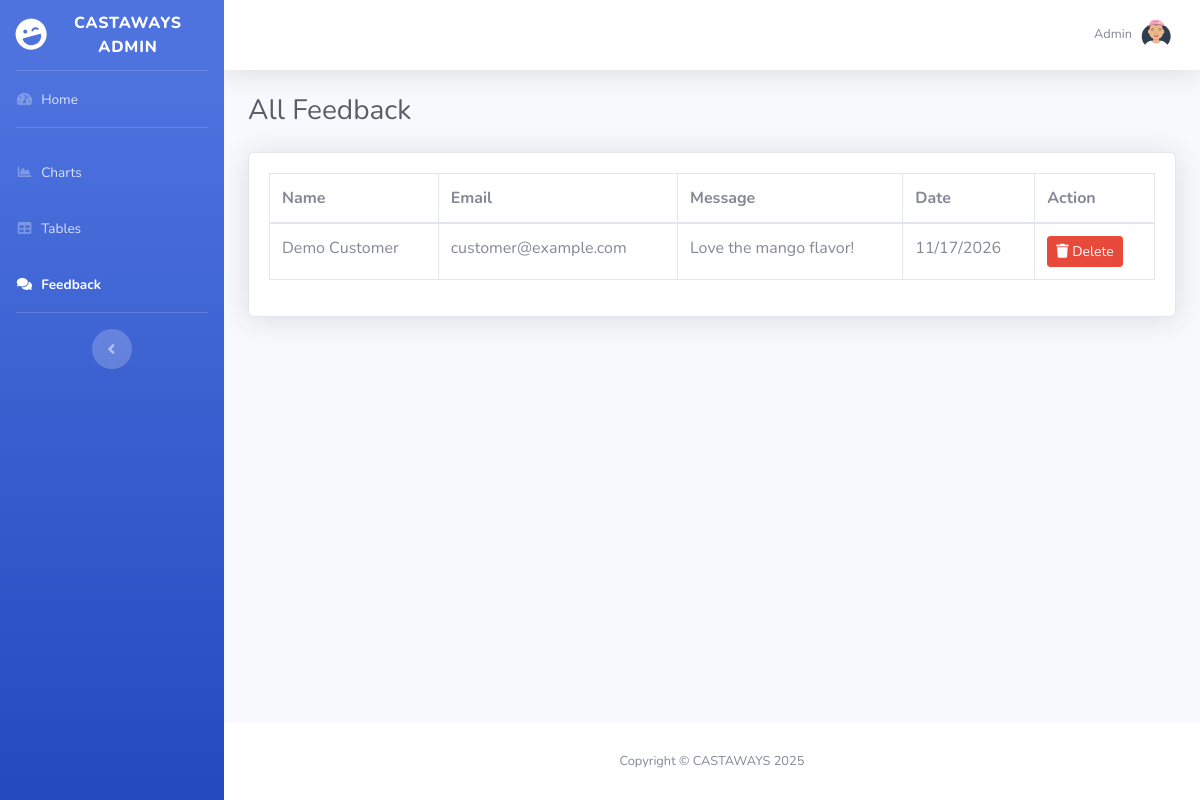
Page /all_feedback on the committed database.
### tables this page shows
CREATE TABLE feedback (
            id INTEGER PRIMARY KEY AUTOINCREMENT,
            name TEXT,
            email TEXT,
            message TEXT,
            created_at TIMESTAMP DEFAULT CURRENT_TIMESTAMP
        , is_read INTEGER DEFAULT 0);

### views.py (the view)
@views.route('/all_feedback')
def all_feedback():
    db_path = os.path.join(os.path.dirname(__file__), 'castawaysv2.db')
    feedback = []
    if os.path.exists(db_path):
        try:
            conn = sqlite3.connect(db_path)
            conn.row_factory = sqlite3.Row
            cur = conn.cursor()
            cur.execute("SELECT name FROM sqlite_master WHERE type='table' AND name='feedback'")
            if cur.fetchone():
                cur.execute("SELECT id, name, email, message, created_at, is_read FROM feedback ORDER BY created_at DESC")
                feedback = cur.fetchall()
            conn.close()
        except Exception:
            feedback = []
    return render_template('all_feedback.html', feedback=feedback)

### templates/all_feedback.html (shortened to what this page needs)
<!DOCTYPE html>
<html lang="en">
<head>
    <link href="{{ url_for('static', filename='vendor/fontawesome-free/css/all.min.css') }}" rel="stylesheet" type="text/css">
    <link href="{{ url_for('static', filename='css/sb-admin-2.min.css') }}" rel="stylesheet">
</head>
<body id="page-top" style="height: 100vh;">
    <div id="wrapper" style="min-height: 100vh; display: flex;">
        <ul class="navbar-nav bg-gradient-primary sidebar sidebar-dark accordion" id="accordionSidebar" style="min-height: 100vh;">
            <a class="sidebar-brand d-flex align-items-center justify-content-center" href="{{ url_for('views.home') }}">
                <div class="sidebar-brand-icon rotate-n-15">
                    <i class="fas fa-laugh-wink"></i>
                </div>
                <div class="sidebar-brand-text mx-3">CASTAWAYS ADMIN</div>
            </a>
            <hr class="sidebar-divider my-0">
            <li class="nav-item">
                <a class="nav-link" href="{{ url_for('views.home') }}">
                    <i class="fas fa-fw fa-tachometer-alt"></i>
                    <span>Home</span></a>
            </li>
            <hr class="sidebar-divider">
            <li class="nav-item">
                <a class="nav-link" href="{{ url_for('views.charts') }}">
                    <i class="fas fa-fw fa-chart-area"></i>
                    <span>Charts</span></a>
            </li>
            <li class="nav-item">
                <a class="nav-link" href="{{ url_for('views.tables') }}">
                    <i class="fas fa-fw fa-table"></i>
                    <span>Tables</span></a>
            </li>
            <li class="nav-item active">
                <a class="nav-link" href="/all_feedback">
                    <i class="fas fa-fw fa-comments"></i>
                    <span>Feedback</span></a>
            </li>
            <hr class="sidebar-divider d-none d-md-block">
            <div class="text-center d-none d-md-inline">
                <button class="rounded-circle border-0" id="sidebarToggle"></button>
            </div>
        </ul>
        <div id="content-wrapper" class="d-flex flex-column">
            <div id="content">
                <nav class="navbar navbar-expand navbar-light bg-white topbar mb-4 static-top shadow">
                    <ul class="navbar-nav ml-auto">
                        <li class="nav-item dropdown no-arrow">
                            <a class="nav-link dropdown-toggle" href="#" id="userDropdown" role="button"
                                data-toggle="dropdown" aria-haspopup="true" aria-expanded="false">
                                <span class="mr-2 d-none d-lg-inline text-gray-600 small">Admin</span>
                                <img class="img-profile rounded-circle"
                                    src="{{ url_for('static', filename='assets/img/avataaars.png') }}">
                            </a>
                        </li>
                    </ul>
                </nav>
                <div class="container-fluid">
                    <h1 class="h3 mb-4 text-gray-800">All Feedback</h1>
                    {% if feedback and feedback|length > 0 %}
                        <div class="card shadow mb-4">
                            <div class="card-body">
                                <div class="table-responsive">
                                    <table class="table table-bordered" id="dataTable" width="100%" cellspacing="0">
                                        <thead>
                                            <tr>
                                                <th>Name</th>
                                                <th>Email</th>
                                                <th>Message</th>
                                                <th>Date</th>
                                                <th>Action</th>
                                            </tr>
                                        </thead>
                                        <tbody>
                                            {% for row in feedback %}
                                                <tr>
                                                    <td>{{ row['name'] or 'Anonymous' }}</td>
                                                    <td>{{ row['email'] or 'N/A' }}</td>
                                                    <td>{{ row['message'] or 'No message' }}</td>
                                                    <td>
                                                        {% if row['created_at'] %}
                                                            {% set date_parts = row['created_at'].split(' ')[0].split('-') %}
                                                            {{ date_parts[1] }}/{{ date_parts[2] }}/{{ date_parts[0] }}
                                                        {% else %}
                                                            N/A
                                                        {% endif %}
                                                    </td>
                                                    <td>
                                                        <form action="{{ url_for('views.delete_feedback', feedback_id=row['id']) }}" method="POST" style="display: inline;" onsubmit="return confirm('Are you sure you want to delete this feedback?');">
                                                            <button type="submit" class="btn btn-danger btn-sm">
                                                                <i class="fas fa-trash"></i> Delete
                                                            </button>
                                                        </form>
                                                    </td>
                                                </tr>
                                            {% endfor %}
                                        </tbody>
                                    </table>
                                </div>
                            </div>
                        </div>
                    {% else %}
                        <div class="card shadow mb-4">
                            <div class="card-body">
                                <p>No feedback entries yet.</p>
                            </div>
                        </div>
                    {% endif %}
                </div>
            </div>
            <footer class="sticky-footer bg-white">
                <div class="container my-auto">
                    <div class="copyright text-center my-auto">
                        <span>Copyright &copy; CASTAWAYS 2025</span>
                    </div>
                </div>
            </footer>
        </div>
</body>
</html>

### rows in the picture
feedback: name "Demo Customer", email "customer@example.com", message "Love the mango flavor!", date_parts "11", date_parts "17", date_parts "2026"
